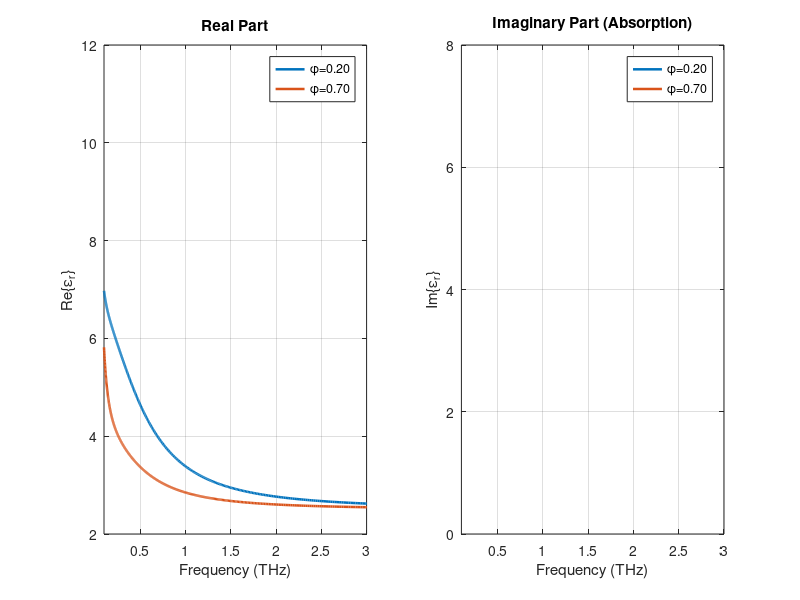

The MATLAB script that drew this image:
% fig3_dielectric_debye.m
f = logspace(11, 13, 500); omega = 2*pi*f;
eps_inf = 2.5; tau1 = 8.3e-12; tau2 = 0.3e-12;
delta1 = 74.0; delta2 = 3.0;

phi = [0.2 0.7]; eps_r = zeros(length(f),2);
for i = 1:2
    delta_eff = delta1*phi(i) + delta2*(1-phi(i));
    eps_r(:,i) = eps_inf + delta_eff./(1 + 1i*omega*tau1) ...
        + 5*(1-phi(i))./(1 + 1i*omega*tau2);
end

figure('Position',[100,100,900,500]);
subplot(1,2,1);
plot(f*1e-12, real(eps_r), 'LineWidth', 1.8); grid on; legend('\phi=0.20','\phi=0.70');
xlabel('Frequency (THz)'); ylabel('Re\{\epsilon_r\}'); title('Real Part');
xlim([0.1 3]); ylim([2 12]);

subplot(1,2,2);
plot(f*1e-12, imag(eps_r), 'LineWidth', 1.8); grid on; legend('\phi=0.20','\phi=0.70');
xlabel('Frequency (THz)'); ylabel('Im\{\epsilon_r\}'); title('Imaginary Part (Absorption)');
xlim([0.1 3]); ylim([0 8]);
